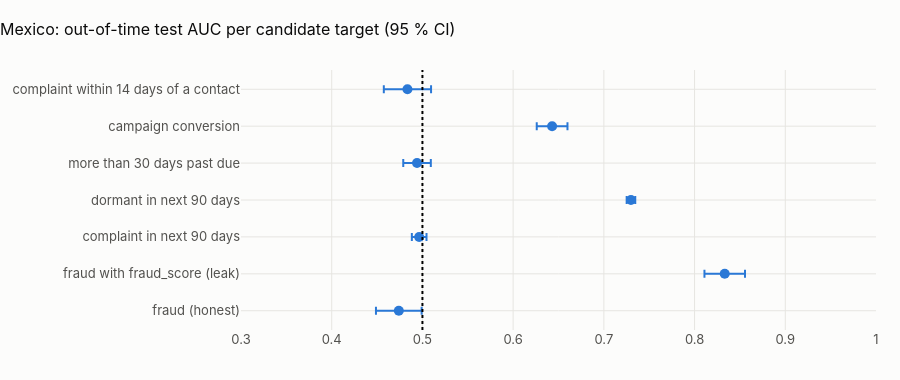

The cell this chart's notebook holds for it:
### Markdown cell above
## 6 · The learnability map of Mexico

### Code cell
res = pd.DataFrame(results)
res.insert(0, "country", COUNTRY)
res.insert(1, "dataset", DATASET)
cols = [
    "country",
    "dataset",
    "name",
    "train_rows",
    "test_rows",
    "test_positives",
    "base_rate",
    "auc",
    "auc_lo",
    "auc_hi",
    "ap",
    "ap_lo",
    "ap_hi",
    "ap_lift",
    "best_single_feature",
    "best_single_auc",
    "verdict",
    "split_at",
    "dropped_empty_features",
]
res[cols].to_csv(OUT / f"{PREFIX}_{COUNTRY.lower()}_learnability.csv", index=False)
show(res[cols].round(4), paging=False)
fig = go.Figure()
ok = res[np.isfinite(res.auc)]
fig.add_trace(
    go.Scatter(
        x=ok.auc,
        y=ok.name,
        mode="markers",
        error_x=dict(
            type="data", symmetric=False, array=ok.auc_hi - ok.auc, arrayminus=ok.auc - ok.auc_lo
        ),
        marker=dict(size=10),
    )
)
fig.add_vline(x=0.5, line_dash="dot")
fig.update_layout(
    title=f"{CTRY.title}: out-of-time test AUC per candidate target (95 % CI)",
    height=380,
    yaxis_title=None,
    xaxis_range=[0.3, 1.0],
)
fig.show()

### Figure 1 — Plotly figure (JSON) as saved in the notebook; plotly's stock layout.template omitted (floating-point values rounded to 4 significant figures)
{"data": [{"error_x": {"array": [0.02519, 0.02235, 0.008082, 0.004728, 0.01519, 0.01694, 0.02603], "arrayminus": [0.02519, 0.02235, 0.008082, 0.004728, 0.01519, 0.01694, 0.02603], "symmetric": false, "type": "data"}, "marker": {"size": 10}, "mode": "markers", "type": "scatter", "x": [0.474, 0.8332, 0.4964, 0.7299, 0.4941, 0.6429, 0.4835], "y": ["fraud (honest)", "fraud with fraud_score (leak)", "complaint in next 90 days", "dormant in next 90 days", "more than 30 days past due", "campaign conversion", "complaint within 14 days of a contact"]}], "layout": {"height": 380, "shapes": [{"line": {"dash": "dot"}, "type": "line", "x0": 0.5, "x1": 0.5, "xref": "x", "y0": 0, "y1": 1, "yref": "y domain"}], "title": {"text": "Mexico: out-of-time test AUC per candidate target (95 % CI)"}, "xaxis": {"range": [0.3, 1.0]}, "yaxis": {"title": {}}}}
